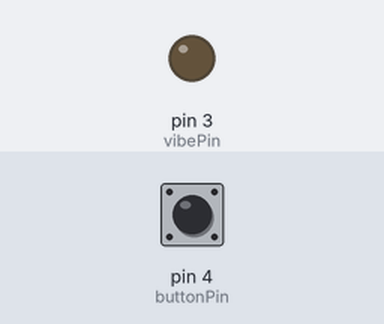
This sketch was run on a simulated Arduino Uno, built with avr-gcc and run on an emulated ATmega328P. Parts: output pins drawn as LEDs (lit = HIGH). Dashed ring = blinking. Inputs (shaded band) come from the test bench; at power-on: pin 4 (buttonPin) HIGH.

Above: at 2.8 s.
2.9 s: pin 4 (buttonPin) pulled LOW for 3.2 s
At 3.8 s:
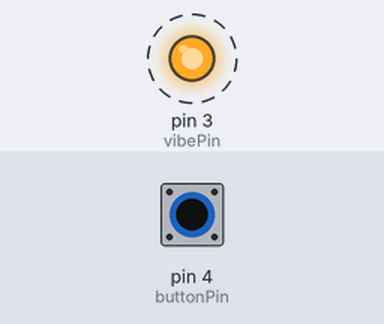
Timing chart, 0 to 7.5 s (numbered marks = the images above; inputs shaded):
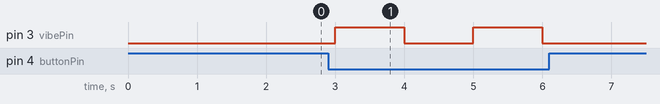

Measured:
- after the input at 2.9 s, pin 3 (vibePin): alternates HIGH for 1.0 s and LOW for 1.0 s, 4 changes in all, then stays LOW, starting after 0.10 s

The sketch:

BuzzButton.ino
```cpp
/* Pin Definitions */
// The button is pin A4 and the vibe board is pin 3
int buttonPin = 4;
int vibePin = 3;

void setup()
{

  //Button
  pinMode(buttonPin, INPUT);  // set the pin as an input
  digitalWrite(buttonPin, HIGH);  // enable the pull-up resistor

  //VIBE
  pinMode(vibePin, OUTPUT);  // set the pin as an output


}

void loop()
{

  //if the button is being pressed
     if(digitalRead(buttonPin) == 0) {

          //turn on vibe
          digitalWrite(vibePin, HIGH);

          //give it a moment to vibrate
          delay(1000);

          //turn it back off again
          digitalWrite(vibePin, LOW);

     }

     delay(1000);

}
```
